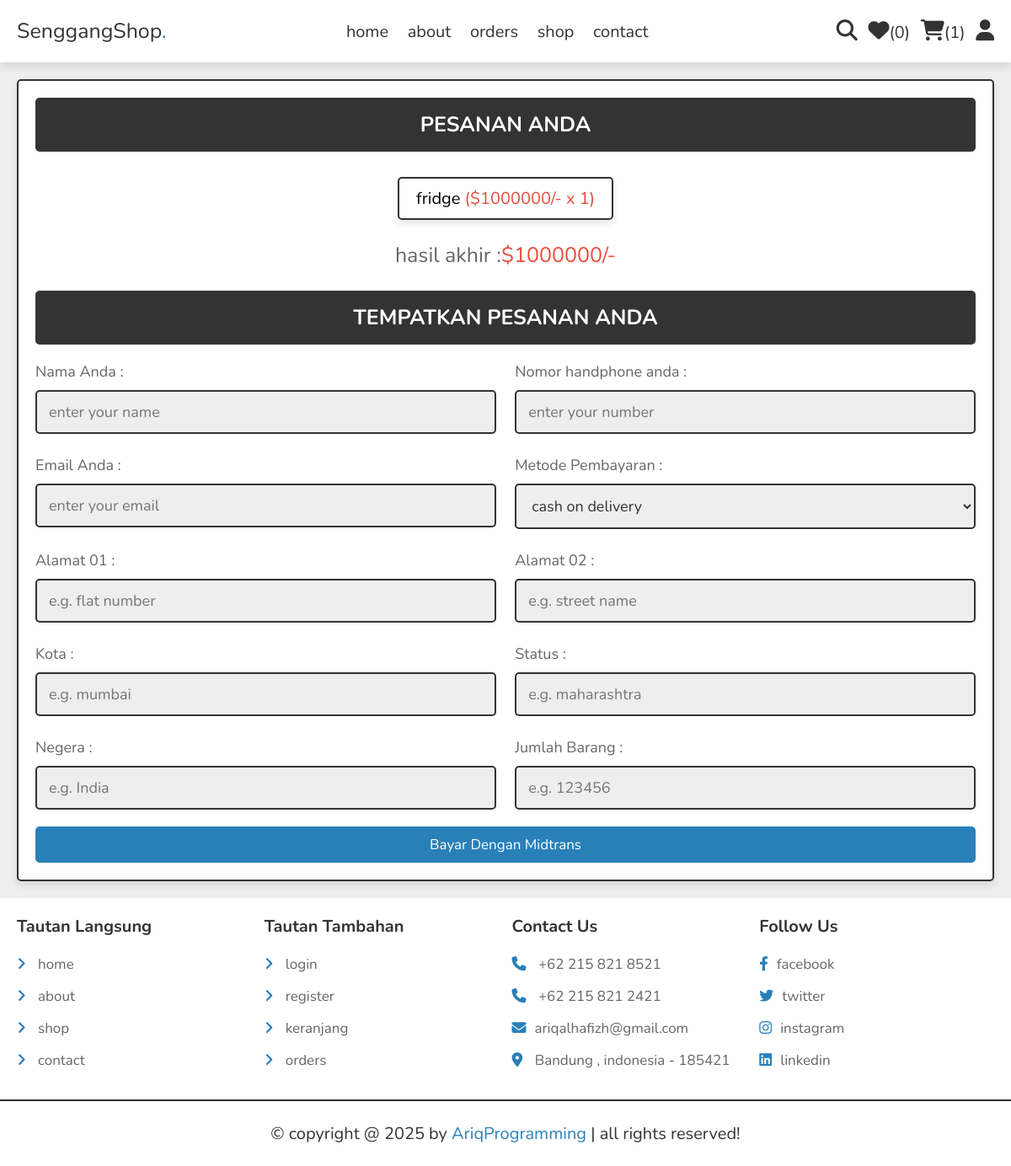
The page /checkout.php (signed in) on the database its author committed.
### tables this page shows
CREATE TABLE `cart` (
  `id` int(100) NOT NULL,
  `user_id` int(100) NOT NULL,
  `pid` int(100) NOT NULL,
  `name` varchar(100) NOT NULL,
  `price` int(10) NOT NULL,
  `quantity` int(10) NOT NULL,
  `image` varchar(100) NOT NULL
);

### checkout.php (the view, shortened to what this page needs)
<?php
include 'components/connect.php';
if(isset($_SESSION['user_id'])){
   $user_id = $_SESSION['user_id'];
}else{
   $user_id = '';
   header('location:user_login.php');
};
?>
<!DOCTYPE html>
<html lang="en">
<head>
   <link rel="stylesheet" href="https://cdnjs.cloudflare.com/ajax/libs/font-awesome/6.1.1/css/all.min.css">
   <link rel="stylesheet" href="css/style.css">
</head>
<body>
<?php include 'components/user_header.php'; ?>
<section class="checkout-orders">
   <form action="" method="POST">
   <h3>pesanan Anda</h3>
      <div class="display-orders">
      <?php
         $grand_total = 0;
         $select_cart = $conn->prepare("SELECT * FROM `cart` WHERE user_id = ?");
         $select_cart->execute([$user_id]);
         if($select_cart->rowCount() > 0){
            while($fetch_cart = $select_cart->fetch(PDO::FETCH_ASSOC)){
               $grand_total += ($fetch_cart['price'] * $fetch_cart['quantity']);
      ?>
         <p> <?= $fetch_cart['name']; ?> <span>(<?= '$'.$fetch_cart['price'].'/- x '. $fetch_cart['quantity']; ?>)</span> </p>
      <?php
            }
         }else{
            echo '<p class="empty">keranjang Anda kosong!</p>';
         }
      ?>
         <div class="grand-total">hasil akhir :<span>$<?= $grand_total; ?>/-</span></div>
      </div>
      <h3>tempatkan pesanan Anda</h3>
      <div class="flex">
         <div class="inputBox">
            <span>Nama Anda :</span>
            <input type="text" name="name" placeholder="enter your name" class="box" maxlength="20" required>
         </div>
         <div class="inputBox">
            <span>Nomor handphone anda :</span>
            <input type="number" name="number" placeholder="enter your number" class="box" min="0" max="9999999999" onkeypress="if(this.value.length == 10) return false;" required>
         </div>
         <div class="inputBox">
            <span>Email Anda :</span>
            <input type="email" name="email" placeholder="enter your email" class="box" maxlength="50" required>
         </div>
         <div class="inputBox">
            <span>Metode Pembayaran :</span>
            <select name="method" class="box" required>
               <option value="cash on delivery">cash on delivery</option>
            </select>
         </div>
         <div class="inputBox">
            <span>Alamat 01 :</span>
            <input type="text" name="flat" placeholder="e.g. flat number" class="box" maxlength="50" required>
         </div>
         <div class="inputBox">
            <span>Alamat 02 :</span>
            <input type="text" name="street" placeholder="e.g. street name" class="box" maxlength="50" required>
         </div>
         <div class="inputBox">
            <span>Kota :</span>
            <input type="text" name="city" placeholder="e.g. mumbai" class="box" maxlength="50" required>
         </div>
         <div class="inputBox">
            <span>Status :</span>
            <input type="text" name="state" placeholder="e.g. maharashtra" class="box" maxlength="50" required>
         </div>
         <div class="inputBox">
            <span>Negera :</span>
            <input type="text" name="country" placeholder="e.g. India" class="box" maxlength="50" required>
         </div>
         <div class="inputBox">
            <span>Jumlah Barang :</span>
            <input type="number" min="0" name="pin_code" placeholder="e.g. 123456" min="0" max="999999" onkeypress="if(this.value.length == 6) return false;" class="box" required>
         </div>
      </div>
      <button type="button" id="pay-button" class="btn <?= ($grand_total > 1)?'':'disabled'; ?>">Bayar dengan Midtrans</button>
   </form>
</section>
<?php include 'components/footer.php'; ?>
</body>
</html>

### css/style.css (style rules this page uses)
:root { --main-color:#2980b9; --orange:#f39c12; --red:#e74c3c; --black:#333; --white:#fff; --light-color:#666; --light-bg:#eee; --border:.2rem solid var(--black); --box-shadow:0 .5rem 1rem rgba(0,0,0,.1); }
* { font-family: 'Nunito', sans-serif; margin:0; padding:0; box-sizing: border-box; outline: none; border:none; text-decoration: none; }
html { font-size: 62.5%; overflow-x: hidden; }
body { background-color: var(--light-bg); }
section { padding:2rem; max-width: 1200px; margin:0 auto; }
.btn, .delete-btn, .option-btn { display: block; width: 100%; margin-top: 1rem; border-radius: .5rem; padding:1rem 3rem; font-size: 1.7rem; text-transform: capitalize; color:var(--white); cursor: pointer; text-align: center; }
.btn { background-color: var(--main-color); }
.display-orders { text-align: center; padding-bottom: 0; }
.display-orders p { display: inline-block; padding:1rem 2rem; margin:1rem .5rem; font-size: 2rem; text-align: center; border:var(--border); background-color: var(--white); box-shadow: var(--box-shadow); border-radius: .5rem; }
.display-orders p span { color:var(--red); }
.display-orders .grand-total { margin-top: 1.5rem; margin-bottom: 2.5rem; font-size: 2.5rem; color:var(--light-color); }
.display-orders .grand-total span { color:var(--red); }
.checkout-orders form { padding:2rem; border:var(--border); background-color: var(--white); box-shadow: var(--box-shadow); border-radius: .5rem; }
.checkout-orders form h3 { border-radius: .5rem; background-color: var(--black); color:var(--white); padding:1.5rem 1rem; text-align: center; text-transform: uppercase; margin-bottom: 2rem; font-size: 2.5rem; }
.checkout-orders form .flex { display: flex; flex-wrap: wrap; gap:1.5rem; justify-content: space-between; }
.checkout-orders form .flex .inputBox { width: 49%; }
.checkout-orders form .flex .inputBox .box { width: 100%; border:var(--border); border-radius: .5rem; font-size: 1.8rem; color:var(--black); padding:1.2rem 1.4rem; margin:1rem 0; background-color: var(--light-bg); }
.checkout-orders form .flex .inputBox span { font-size: 1.8rem; color:var(--light-color); }

### rows shown on the page
cart: name "fridge", price "1000000", quantity "1"

### other values the page prints
$total_wishlist_counts "0"
$total_cart_counts "1"
$grand_total "1000000"
